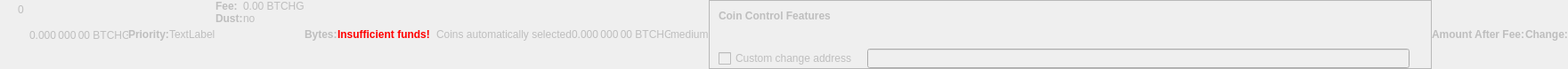
    <widget class="QWidget" name="dummyHideWidget" native="true">
     <property name="enabled">
      <bool>false</bool>
     </property>
     <property name="maximumSize">
      <size>
       <width>100</width>
       <height>22</height>
      </size>
     </property>
     <layout class="QHBoxLayout" name="dummyHideLayout">
      <property name="spacing">
       <number>0</number>
      </property>
      <property name="margin">
       <number>0</number>
      </property>
      <item>
       <layout class="QFormLayout" name="formLayoutCoinControl1">
        <property name="horizontalSpacing">
         <number>10</number>
        </property>
        <property name="verticalSpacing">
         <number>14</number>
        </property>
        <property name="leftMargin">
         <number>10</number>
        </property>
        <property name="topMargin">
         <number>4</number>
        </property>
        <property name="rightMargin">
         <number>6</number>
        </property>
        <item row="0" column="1">
         <widget class="QLabel" name="labelCoinControlBytes">
          <property name="cursor">
           <cursorShape>IBeamCursor</cursorShape>
          </property>
          <property name="contextMenuPolicy">
           <enum>Qt::ActionsContextMenu</enum>
          </property>
          <property name="text">
           <string notr="true">0</string>
          </property>
          <property name="textInteractionFlags">
           <set>Qt::LinksAccessibleByMouse|Qt::TextSelectableByKeyboard|Qt::TextSelectableByMouse</set>
          </property>
         </widget>
        </item>
       </layout>
      </item>
      <item>
       <widget class="QLabel" name="labelCoinControlAfterFee">
        <property name="enabled">
         <bool>false</bool>
        </property>
        <property name="sizePolicy">
         <sizepolicy hsizetype="Fixed" vsizetype="Fixed">
          <horstretch>0</horstretch>
          <verstretch>0</verstretch>
         </sizepolicy>
        </property>
        <property name="minimumSize">
         <size>
          <width>111</width>
          <height>12</height>
         </size>
        </property>
        <property name="maximumSize">
         <size>
          <width>111</width>
          <height>12</height>
         </size>
        </property>
        <property name="cursor">
         <cursorShape>IBeamCursor</cursorShape>
        </property>
        <property name="contextMenuPolicy">
         <enum>Qt::ActionsContextMenu</enum>
        </property>
        <property name="text">
         <string notr="true">0.000 000 00 BTCHG</string>
        </property>
        <property name="textInteractionFlags">
         <set>Qt::LinksAccessibleByMouse|Qt::TextSelectableByKeyboard|Qt::TextSelectableByMouse</set>
        </property>
       </widget>
      </item>
      <item>
       <widget class="QLabel" name="labelCoinControlPriorityText">
        <property name="enabled">
         <bool>false</bool>
        </property>
        <property name="font">
         <font>
          <weight>75</weight>
          <bold>true</bold>
         </font>
        </property>
        <property name="text">
         <string>Priority:</string>
        </property>
       </widget>
      </item>
      <item>
       <layout class="QHBoxLayout" name="horizontalLayout">
        <item>
         <widget class="QLabel" name="WarningLabel">
          <property name="text">
           <string>TextLabel</string>
          </property>
         </widget>
        </item>
       </layout>
      </item>
      <item>
       <layout class="QFormLayout" name="formLayoutCoinControl3">
        <property name="horizontalSpacing">
         <number>0</number>
        </property>
        <property name="verticalSpacing">
         <number>0</number>
        </property>
        <property name="leftMargin">
         <number>0</number>
        </property>
        <property name="topMargin">
         <number>0</number>
        </property>
        <property name="rightMargin">
         <number>0</number>
        </property>
        <item row="0" column="0">
         <widget class="QLabel" name="labelCoinControlFeeText">
          <property name="enabled">
           <bool>false</bool>
          </property>
          <property name="font">
           <font>
            <weight>75</weight>
            <bold>true</bold>
           </font>
          </property>
          <property name="text">
           <string>Fee:</string>
          </property>
          <property name="margin">
           <number>0</number>
          </property>
         </widget>
        </item>
        <item row="0" column="1">
         <widget class="QLabel" name="labelCoinControlFee">
          <property name="enabled">
           <bool>false</bool>
          </property>
          <property name="cursor">
           <cursorShape>IBeamCursor</cursorShape>
          </property>
          <property name="contextMenuPolicy">
           <enum>Qt::ActionsContextMenu</enum>
          </property>
          <property name="text">
           <string notr="true">0.00 BTCHG</string>
          </property>
          <property name="textInteractionFlags">
           <set>Qt::LinksAccessibleByMouse|Qt::TextSelectableByKeyboard|Qt::TextSelectableByMouse</set>
          </property>
         </widget>
        </item>
        <item row="1" column="0">
         <widget class="QLabel" name="labelCoinControlLowOutputText">
          <property name="enabled">
           <bool>false</bool>
          </property>
          <property name="font">
           <font>
            <weight>75</weight>
            <bold>true</bold>
           </font>
          </property>
          <property name="text">
           <string>Dust:</string>
          </property>
         </widget>
        </item>
        <item row="1" column="1">
         <widget class="QLabel" name="labelCoinControlLowOutput">
          <property name="enabled">
           <bool>false</bool>
          </property>
          <property name="cursor">
           <cursorShape>IBeamCursor</cursorShape>
          </property>
          <property name="contextMenuPolicy">
           <enum>Qt::ActionsContextMenu</enum>
          </property>
          <property name="text">
           <string>no</string>
          </property>
          <property name="textInteractionFlags">
           <set>Qt::LinksAccessibleByMouse|Qt::TextSelectableByKeyboard|Qt::TextSelectableByMouse</set>
          </property>
         </widget>
        </item>
       </layout>
      </item>
      <item>
       <widget class="QLabel" name="labelCoinControlBytesText">
        <property name="enabled">
         <bool>false</bool>
        </property>
        <property name="font">
         <font>
          <weight>75</weight>
          <bold>true</bold>
         </font>
        </property>
        <property name="text">
         <string>Bytes:</string>
        </property>
       </widget>
      </item>
      <item>
       <layout class="QFormLayout" name="formLayoutCoinControl2">
        <property name="horizontalSpacing">
         <number>0</number>
        </property>
        <property name="verticalSpacing">
         <number>0</number>
        </property>
        <property name="leftMargin">
         <number>0</number>
        </property>
        <property name="topMargin">
         <number>0</number>
        </property>
        <property name="rightMargin">
         <number>0</number>
        </property>
       </layout>
      </item>
      <item>
       <layout class="QHBoxLayout" name="horizontalLayoutCoinControl2">
        <property name="spacing">
         <number>0</number>
        </property>
        <property name="bottomMargin">
         <number>0</number>
        </property>
       </layout>
      </item>
      <item>
       <widget class="QLabel" name="labelCoinControlInsuffFunds">
        <property name="enabled">
         <bool>false</bool>
        </property>
        <property name="minimumSize">
         <size>
          <width>0</width>
          <height>0</height>
         </size>
        </property>
        <property name="font">
         <font>
          <weight>75</weight>
          <bold>true</bold>
         </font>
        </property>
        <property name="styleSheet">
         <string notr="true">color:red;font-weight:bold;</string>
        </property>
        <property name="text">
         <string>Insufficient funds!</string>
        </property>
        <property name="margin">
         <number>5</number>
        </property>
       </widget>
      </item>
      <item>
       <layout class="QFormLayout" name="formLayoutCoinControl4">
        <property name="horizontalSpacing">
         <number>0</number>
        </property>
        <property name="verticalSpacing">
         <number>0</number>
        </property>
        <property name="leftMargin">
         <number>0</number>
        </property>
        <property name="topMargin">
         <number>0</number>
        </property>
        <property name="rightMargin">
         <number>0</number>
        </property>
       </layout>
      </item>
      <item>
       <widget class="QLabel" name="labelCoinControlChangeLabel">
        <property name="enabled">
         <bool>false</bool>
        </property>
        <property name="sizePolicy">
         <sizepolicy hsizetype="Preferred" vsizetype="Expanding">
          <horstretch>0</horstretch>
          <verstretch>0</verstretch>
         </sizepolicy>
        </property>
        <property name="minimumSize">
         <size>
          <width>0</width>
          <height>0</height>
         </size>
        </property>
        <property name="text">
         <string/>
        </property>
        <property name="margin">
         <number>3</number>
        </property>
       </widget>
      </item>
      <item>
       <widget class="QLabel" name="labelCoinControlAutomaticallySelected">
        <property name="enabled">
         <bool>false</bool>
        </property>
        <property name="sizePolicy">
         <sizepolicy hsizetype="Fixed" vsizetype="Fixed">
          <horstretch>0</horstretch>
          <verstretch>0</verstretch>
         </sizepolicy>
        </property>
        <property name="minimumSize">
         <size>
          <width>0</width>
          <height>0</height>
         </size>
        </property>
        <property name="maximumSize">
         <size>
          <width>240</width>
          <height>16777215</height>
         </size>
        </property>
        <property name="text">
         <string>Coins automatically selected</string>
        </property>
        <property name="margin">
         <number>5</number>
        </property>
       </widget>
      </item>
      <item>
       <widget class="QLabel" name="labelCoinControlChange">
        <property name="enabled">
         <bool>false</bool>
        </property>
        <property name="sizePolicy">
         <sizepolicy hsizetype="Fixed" vsizetype="Fixed">
          <horstretch>0</horstretch>
          <verstretch>0</verstretch>
         </sizepolicy>
        </property>
        <property name="minimumSize">
         <size>
          <width>111</width>
          <height>0</height>
         </size>
        </property>
        <property name="maximumSize">
         <size>
          <width>111</width>
          <height>16777215</height>
         </size>
        </property>
        <property name="cursor">
         <cursorShape>IBeamCursor</cursorShape>
        </property>
        <property name="contextMenuPolicy">
         <enum>Qt::ActionsContextMenu</enum>
        </property>
        <property name="text">
         <string notr="true">0.000 000 00 BTCHG</string>
        </property>
        <property name="textInteractionFlags">
         <set>Qt::LinksAccessibleByMouse|Qt::TextSelectableByKeyboard|Qt::TextSelectableByMouse</set>
        </property>
       </widget>
      </item>
      <item>
       <widget class="QLabel" name="labelCoinControlPriority">
        <property name="enabled">
         <bool>false</bool>
        </property>
        <property name="cursor">
         <cursorShape>IBeamCursor</cursorShape>
        </property>
        <property name="contextMenuPolicy">
         <enum>Qt::ActionsContextMenu</enum>
        </property>
        <property name="text">
         <string>medium</string>
        </property>
        <property name="textInteractionFlags">
         <set>Qt::LinksAccessibleByMouse|Qt::TextSelectableByKeyboard|Qt::TextSelectableByMouse</set>
        </property>
       </widget>
      </item>
      <item>
       <widget class="QFrame" name="frameCoinControl">
        <property name="sizePolicy">
         <sizepolicy hsizetype="Expanding" vsizetype="Expanding">
          <horstretch>0</horstretch>
          <verstretch>0</verstretch>
         </sizepolicy>
        </property>
        <property name="maximumSize">
         <size>
          <width>16777215</width>
          <height>16777215</height>
         </size>
        </property>
        <property name="frameShape">
         <enum>QFrame::StyledPanel</enum>
        </property>
        <property name="frameShadow">
         <enum>QFrame::Sunken</enum>
        </property>
        <layout class="QVBoxLayout" name="verticalLayoutCoinControl2_2">
         <property name="spacing">
          <number>0</number>
         </property>
         <property name="margin">
          <number>0</number>
         </property>
         <item>
          <layout class="QVBoxLayout" name="verticalLayoutCoinControl" stretch="0,0,0,1">
           <property name="spacing">
            <number>0</number>
           </property>
           <property name="leftMargin">
            <number>10</number>
           </property>
           <property name="topMargin">
            <number>10</number>
           </property>
           <item>
            <layout class="QHBoxLayout" name="horizontalLayoutCoinControl1">
             <property name="bottomMargin">
              <number>15</number>
             </property>
             <item>
              <widget class="QLabel" name="labelCoinControlFeatures">
               <property name="enabled">
                <bool>false</bool>
               </property>
               <property name="sizePolicy">
                <sizepolicy hsizetype="Preferred" vsizetype="Maximum">
                 <horstretch>0</horstretch>
                 <verstretch>0</verstretch>
                </sizepolicy>
               </property>
               <property name="font">
                <font>
                 <weight>75</weight>
                 <bold>true</bold>
                </font>
               </property>
               <property name="styleSheet">
                <string notr="true">font-weight:bold;</string>
               </property>
               <property name="text">
                <string>Coin Control Features</string>
               </property>
              </widget>
             </item>
            </layout>
           </item>
           <item>
            <widget class="QWidget" name="widgetCoinControl" native="true">
             <property name="sizePolicy">
              <sizepolicy hsizetype="Preferred" vsizetype="Preferred">
               <horstretch>0</horstretch>
               <verstretch>0</verstretch>
              </sizepolicy>
             </property>
             <property name="minimumSize">
              <size>
               <width>0</width>
               <height>0</height>
              </size>
             </property>
             <property name="styleSheet">
              <string notr="true"/>
             </property>
             <layout class="QHBoxLayout" name="horizontalLayoutCoinControl5_2">
              <property name="margin">
               <number>0</number>
              </property>
              <item>
               <layout class="QHBoxLayout" name="horizontalLayoutCoinControl3">
                <property name="spacing">
                 <number>20</number>
                </property>
                <property name="topMargin">
                 <number>0</number>
                </property>
                <property name="bottomMargin">
                 <number>10</number>
                </property>
               </layout>
              </item>
             </layout>
            </widget>
           </item>
           <item>
            <layout class="QHBoxLayout" name="horizontalLayoutCoinControl4" stretch="0,0,0">
             <property name="spacing">
              <number>12</number>
             </property>
             <property name="sizeConstraint">
              <enum>QLayout::SetDefaultConstraint</enum>
             </property>
             <property name="topMargin">
              <number>5</number>
             </property>
             <property name="rightMargin">
              <number>5</number>
             </property>
             <item>
              <widget class="QCheckBox" name="checkBoxCoinControlChange">
               <property name="enabled">
                <bool>false</bool>
               </property>
               <property name="toolTip">
                <string>If this is activated, but the change address is empty or invalid, change will be sent to a newly generated address.</string>
               </property>
               <property name="text">
                <string>Custom change address</string>
               </property>
              </widget>
             </item>
             <item>
              <widget class="QValidatedLineEdit" name="lineEditCoinControlChange">
               <property name="enabled">
                <bool>false</bool>
               </property>
               <property name="sizePolicy">
                <sizepolicy hsizetype="Expanding" vsizetype="Fixed">
                 <horstretch>0</horstretch>
                 <verstretch>0</verstretch>
                </sizepolicy>
               </property>
              </widget>
             </item>
             <item>
              <widget class="QLabel" name="labelCoinControlChangeLabel_2">
               <property name="sizePolicy">
                <sizepolicy hsizetype="Preferred" vsizetype="Expanding">
                 <horstretch>0</horstretch>
                 <verstretch>0</verstretch>
                </sizepolicy>
               </property>
               <property name="minimumSize">
                <size>
                 <width>0</width>
                 <height>0</height>
                </size>
               </property>
               <property name="text">
                <string/>
               </property>
               <property name="margin">
                <number>3</number>
               </property>
              </widget>
             </item>
            </layout>
           </item>
           <item>
            <spacer name="verticalSpacerCoinControl">
             <property name="orientation">
              <enum>Qt::Vertical</enum>
             </property>
             <property name="sizeHint" stdset="0">
              <size>
               <width>800</width>
               <height>1</height>
              </size>
             </property>
            </spacer>
           </item>
          </layout>
         </item>
        </layout>
       </widget>
      </item>
      <item>
       <widget class="QLabel" name="labelCoinControlAfterFeeText">
        <property name="enabled">
         <bool>false</bool>
        </property>
        <property name="minimumSize">
         <size>
          <width>0</width>
          <height>0</height>
         </size>
        </property>
        <property name="maximumSize">
         <size>
          <width>16777215</width>
          <height>16777215</height>
         </size>
        </property>
        <property name="font">
         <font>
          <weight>75</weight>
          <bold>true</bold>
         </font>
        </property>
        <property name="text">
         <string>Amount After Fee:</string>
        </property>
        <property name="alignment">
         <set>Qt::AlignLeading|Qt::AlignLeft|Qt::AlignVCenter</set>
        </property>
        <property name="margin">
         <number>0</number>
        </property>
       </widget>
      </item>
      <item>
       <widget class="QLabel" name="labelCoinControlChangeText">
        <property name="enabled">
         <bool>false</bool>
        </property>
        <property name="sizePolicy">
         <sizepolicy hsizetype="Preferred" vsizetype="Preferred">
          <horstretch>0</horstretch>
          <verstretch>0</verstretch>
         </sizepolicy>
        </property>
        <property name="minimumSize">
         <size>
          <width>0</width>
          <height>0</height>
         </size>
        </property>
        <property name="maximumSize">
         <size>
          <width>16777215</width>
          <height>16777215</height>
         </size>
        </property>
        <property name="font">
         <font>
          <weight>75</weight>
          <bold>true</bold>
         </font>
        </property>
        <property name="text">
         <string>Change:</string>
        </property>
        <property name="alignment">
         <set>Qt::AlignLeading|Qt::AlignLeft|Qt::AlignVCenter</set>
        </property>
       </widget>
      </item>
     </layout>
    </widget>
